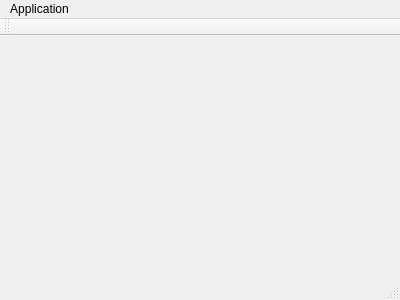
<?xml version="1.0" encoding="UTF-8"?>
<ui version="4.0">
 <class>MainWindow</class>
 <widget class="QMainWindow" name="MainWindow">
  <property name="geometry">
   <rect>
    <x>0</x>
    <y>0</y>
    <width>400</width>
    <height>300</height>
   </rect>
  </property>
  <property name="windowTitle">
   <string>MainWindow</string>
  </property>
  <widget class="QWidget" name="centralWidget"/>
  <widget class="QMenuBar" name="menuBar">
   <property name="geometry">
    <rect>
     <x>0</x>
     <y>0</y>
     <width>400</width>
     <height>21</height>
    </rect>
   </property>
   <widget class="QMenu" name="menuApplication">
    <property name="title">
     <string>Application</string>
    </property>
    <addaction name="editorAct"/>
   </widget>
   <addaction name="menuApplication"/>
  </widget>
  <widget class="QToolBar" name="mainToolBar">
   <attribute name="toolBarArea">
    <enum>TopToolBarArea</enum>
   </attribute>
   <attribute name="toolBarBreak">
    <bool>false</bool>
   </attribute>
  </widget>
  <widget class="QStatusBar" name="statusBar"/>
  <action name="editorAct">
   <property name="checkable">
    <bool>true</bool>
   </property>
   <property name="text">
    <string>Fretboard Editor</string>
   </property>
   <property name="shortcut">
    <string>Ctrl+Shift+E</string>
   </property>
  </action>
 </widget>
 <layoutdefault spacing="6" margin="11"/>
 <resources/>
 <connections>
  <connection>
   <sender>editorAct</sender>
   <signal>triggered()</signal>
   <receiver>MainWindow</receiver>
   <slot>startEdition()</slot>
   <hints>
    <hint type="sourcelabel">
     <x>-1</x>
     <y>-1</y>
    </hint>
    <hint type="destinationlabel">
     <x>199</x>
     <y>149</y>
    </hint>
   </hints>
  </connection>
 </connections>
 <slots>
  <slot>startEdition()</slot>
 </slots>
</ui>
